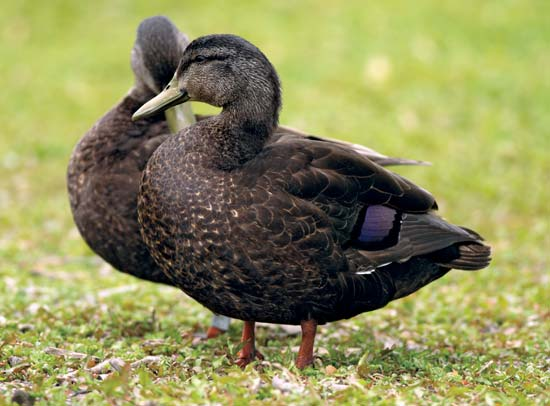
%> input picture MATLAB/PuzzleGeneration/Duck.jpg, 550 x 406 px
$ octave --eval "result = processImage('../PuzzleGeneration/Duck.jpg');"   (GNU Octave 9; MATLAB toolbox functions it lacks are replaced by stand-ins)
%> lines starting %> are read from the running program, lines starting %| are printed output that depends on the picture; in (x1, y1, x2, y2) boxes, pixels count from 0 and x2, y2 are one past the last pixel; in counts of white or black regions, pixels touching at a corner belong together; the program's own positions count from 1
### MATLAB/PuzzlePieceExtraction/sobel.m
function [hor, ver, sum, mag, rawDir, zeroDir] = sobel(grayImg, threshold)
    hor = filter2([-1/8, 0, 1/8; -1/4, 0, 1/4; -1/8, 0, 1/8], grayImg);
    ver = filter2([-1/8, -1/4, -1/8; 0, 0, 0; 1/8, 1/4, 1/8], grayImg);
    sum = hor + ver;
    mag = sqrt(hor .^2 + ver .^ 2);
    rawDir = atan2(ver,hor);
    zeroDir = mag;
    zeroDir(find(mag < threshold)) = 0;
 return
end

### MATLAB/PuzzlePieceExtraction/processImage.m
function [output, pieceCount] = processImage(fileName)
%> called with fileName = '../PuzzleGeneration/Duck.jpg'
    fileName
    img = imread(fileName);
%> img is the input picture: size 406x550x3 uint8; mean R, G, B 143.6, 143.5, 91.4
    grayImg = rgb2gray(img);
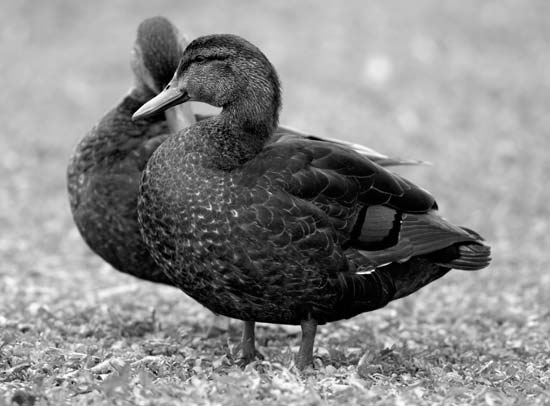
%> grayImg: size 406x550 uint8; min 0, max 255, mean 137.6
    threshold = 3;
    [hor, ver, sum, mag, rawDir, zeroDir] = sobel(grayImg, threshold);
%> in sobel, `ver = filter2([-1/8, -1/4, -1/8; 0, 0, 0; 1/8, 1/4, 1/8], grayImg);`:
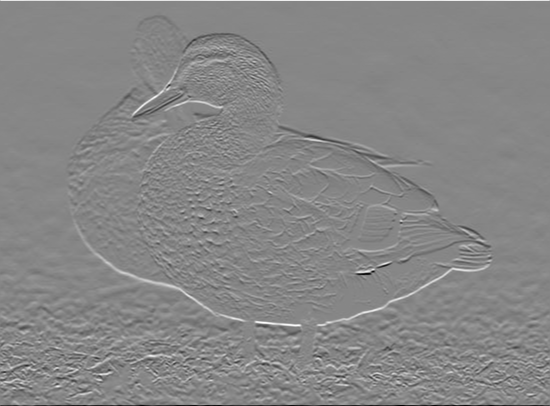
%> ver: size 406x550 double; min -125.2, max 112, mean 0; drawn with min black and max white
%> in sobel, `sum = hor + ver;`:
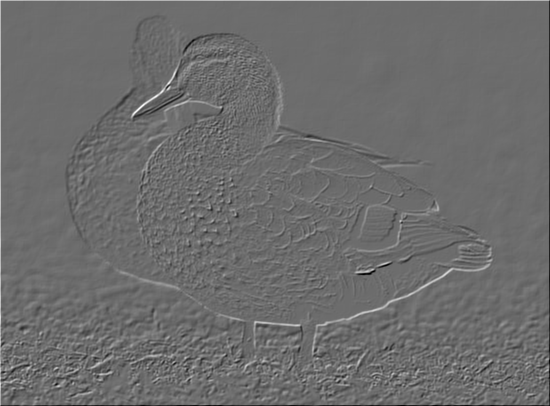
%> sum: size 406x550 double; min -133.5, max 179.2, mean 0; drawn with min black and max white
%> in sobel, `rawDir = atan2(ver,hor);`:
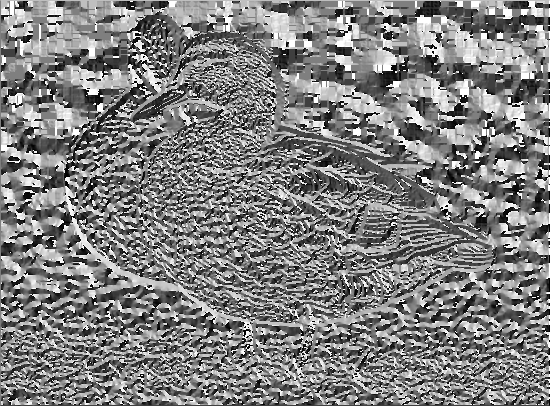
%> rawDir: size 406x550 double; min -3.14, max 3.14, mean 0.0169; drawn with min black and max white

    [r,c] = size(zeroDir);
%> r = 406; c = 550
    zeroDir(1:10,:) = 0;
    zeroDir(r-9:r,:) = 0;
    zeroDir(:,1:10) = 0;
    zeroDir(:,c-9:c) = 0;
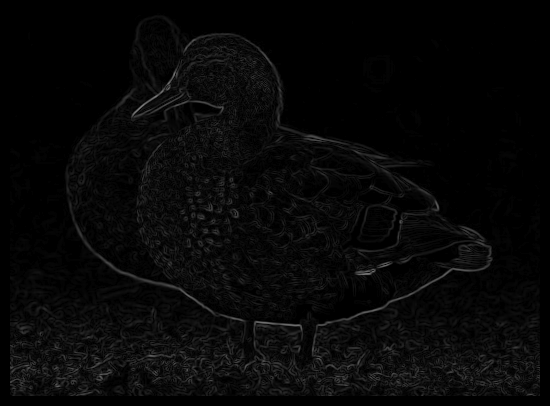
%> zeroDir: size 406x550 double; min 0, max 127.1, mean 7.7

    pieceImg = imfill(zeroDir);

    cc = bwlabel(pieceImg, 4);
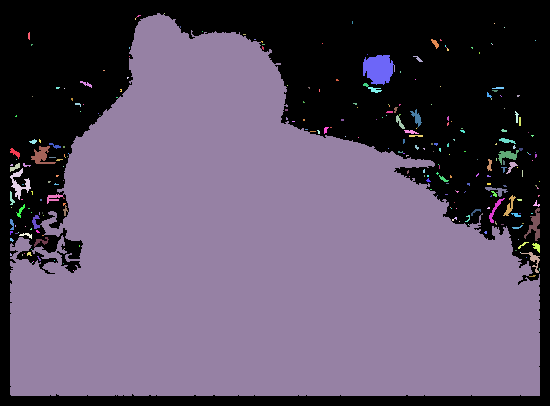
%> cc: size 406x550 double; 272 distinct labels, from 0 to 271; one colour per label, 0 black
    group_num = max(max(cc));
%> group_num = 271
    max_size = 1;
    count = 0;
    for i = 1:group_num
        s = size(find(cc == i));
        if s(1,1) > max_size
            max_size = s(1,1);
        end
    end
%> this loop made 271 passes
%> (s, max_size) on passes 1, 4, 9: ([48 1], 48), ([227 1], 227), ([135615 1], 135615)
%> s on passes 2, 3, 5, 6, 7, 8: [5 1], [44 1], [34 1], [30 1], [8 1], [10 1]
    for i = 1:group_num
        s = size(find(cc == i));
        if s(1,1) * 10 < max_size
            cc(find(cc == i)) = 0;
        else
            count = count + 1;
        end
    end
%> this loop made 271 passes
%> (s, count) on pass 9: ([135615 1], 1)
%> s on passes 1 to 6: [48 1], [5 1], [44 1], [227 1], [34 1], [30 1]
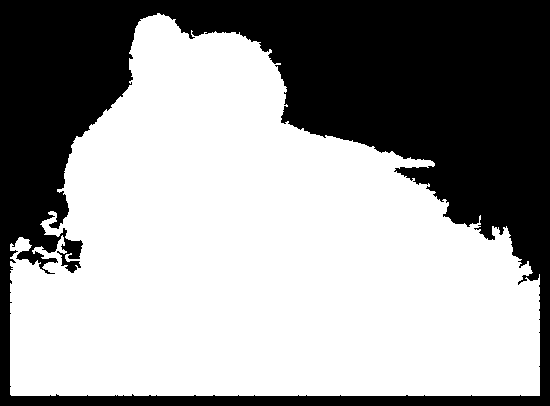
%> cc: size 406x550 double; values 0 (black) and 9 (white), 60.7% white; 1 black region, box (x1, y1, x2, y2) and area: (0, 0, 550, 406) 87685

%     % Display pieces found
%      imtool(label2rgb(cc, @jet, 'k'));

    output = cc;
    pieceCount = count
%> pieceCount = 1
end
